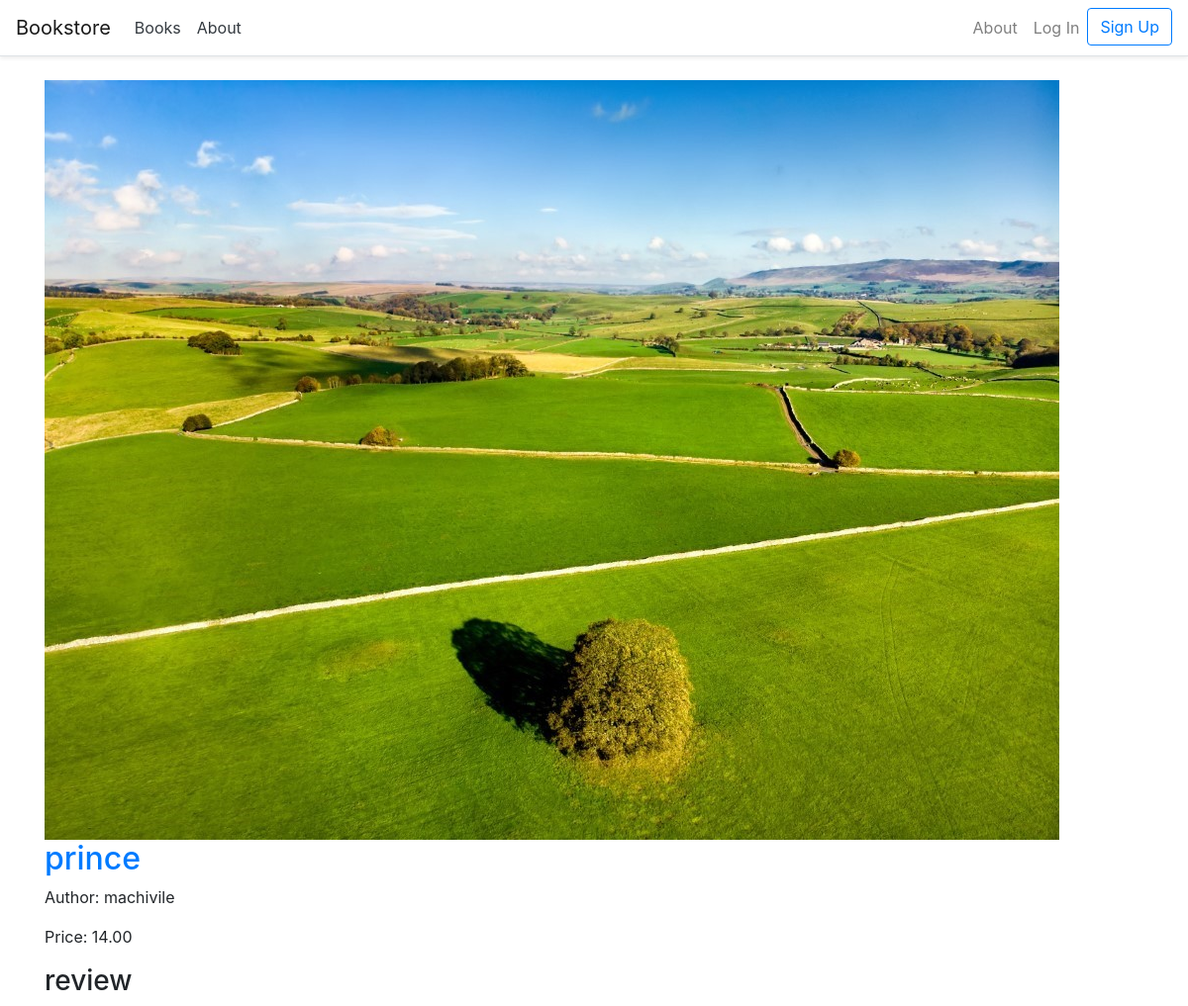
Page /books/3/ on the committed database.
### books/models.py (models this page shows, shortened)
class Book(models.Model):
    title = models.CharField(max_length=200)
    author = models.CharField(max_length=100)
    price=models.DecimalField(max_digits=6,decimal_places=2)
    cover=models.ImageField(upload_to='cover/', blank=True)
    class Meta:
        permissions=[
            ('special_status','can read all books')
        ]

### books/views.py (the view)
# urls.py: path('<int:pk>/',BookDetailView.as_view(),name='book_detail'),
class BookDetailView(DetailView):
    model = Book
    context_object_name='book'
    template_name='books/book_detail.html'
    login_url='account_login'

### pages/templates/books/book_detail.html (shortened to what this page needs)
{% extends '_base.html' %}
{% block content %}
<div class="book-detail">
    <img src="{{ book.cover.url }}" alt="{{ book.title}}">
<h2><a href="">{{ book.title }}</a></h2>
<p>Author: {{ book.author }}</p>
<p>Price: {{ book.price }}</p>
</div>
<div class="book-description">
    <h3>review</h3>
</div>
{% endblock content %}

### rows in the picture
Book: cover (picture), title "prince", author "machivile", price "14.00"
